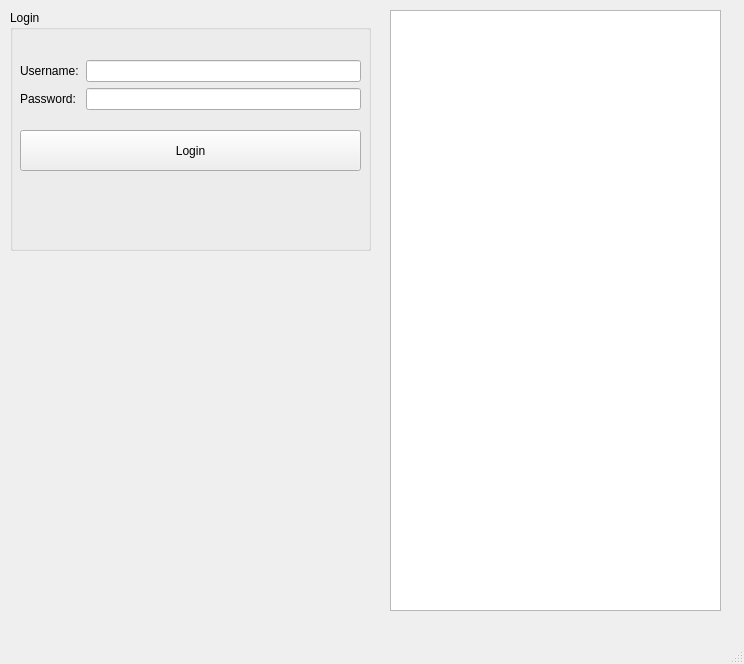
<?xml version="1.0" encoding="UTF-8"?>
<ui version="4.0">
 <class>MainWindow</class>
 <widget class="QMainWindow" name="MainWindow">
  <property name="geometry">
   <rect>
    <x>0</x>
    <y>0</y>
    <width>744</width>
    <height>664</height>
   </rect>
  </property>
  <property name="windowTitle">
   <string>MainWindow</string>
  </property>
  <widget class="QWidget" name="centralwidget">
   <widget class="QListWidget" name="followerList">
    <property name="geometry">
     <rect>
      <x>390</x>
      <y>10</y>
      <width>331</width>
      <height>601</height>
     </rect>
    </property>
   </widget>
   <widget class="QGroupBox" name="groupBox">
    <property name="geometry">
     <rect>
      <x>10</x>
      <y>10</y>
      <width>361</width>
      <height>241</height>
     </rect>
    </property>
    <property name="title">
     <string>Login</string>
    </property>
    <widget class="QLabel" name="lblResult">
     <property name="geometry">
      <rect>
       <x>10</x>
       <y>180</y>
       <width>331</width>
       <height>41</height>
      </rect>
     </property>
     <property name="text">
      <string/>
     </property>
    </widget>
    <widget class="QWidget" name="layoutWidget">
     <property name="geometry">
      <rect>
       <x>10</x>
       <y>50</y>
       <width>341</width>
       <height>67</height>
      </rect>
     </property>
     <layout class="QFormLayout" name="formLayout">
      <item row="1" column="1">
       <widget class="QLineEdit" name="linePassword"/>
      </item>
      <item row="0" column="1">
       <widget class="QLineEdit" name="lineUsername"/>
      </item>
      <item row="0" column="0">
       <widget class="QLabel" name="label">
        <property name="text">
         <string>Username:</string>
        </property>
       </widget>
      </item>
      <item row="1" column="0">
       <widget class="QLabel" name="label_2">
        <property name="text">
         <string>Password: </string>
        </property>
       </widget>
      </item>
     </layout>
    </widget>
    <widget class="QPushButton" name="btnLogin">
     <property name="geometry">
      <rect>
       <x>10</x>
       <y>120</y>
       <width>341</width>
       <height>41</height>
      </rect>
     </property>
     <property name="text">
      <string>Login</string>
     </property>
    </widget>
   </widget>
  </widget>
  <widget class="QMenuBar" name="menubar">
   <property name="geometry">
    <rect>
     <x>0</x>
     <y>0</y>
     <width>744</width>
     <height>26</height>
    </rect>
   </property>
  </widget>
  <widget class="QStatusBar" name="statusbar"/>
 </widget>
 <resources/>
 <connections/>
</ui>
